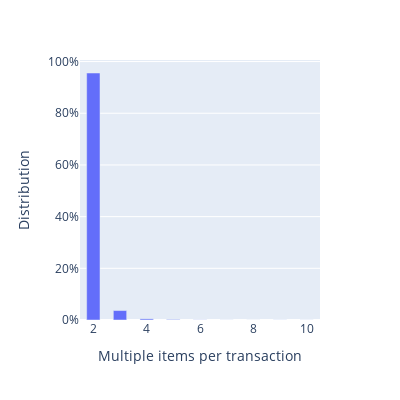

The code cell stored with this chart in its notebook:
### Code cell
# Mutiple items per transaction

import seaborn as sns

mutliple_items_per_transaction = grouped_mutliple_items["quantity"].value_counts()
mutliple_items_per_transaction.rename_axis("frequency")

# lenth_of_transactions

total = mutliple_items_per_transaction.values.sum()

import plotly.express as px
fig = px.bar(mutliple_items_per_transaction, x=mutliple_items_per_transaction.index, y=mutliple_items_per_transaction.values/total,width=400, height=400)
fig.update_traces(width=0.5)
fig.update_layout(
    xaxis_title="Multiple items per transaction",
    yaxis_tickformat ='0%',
    xaxis_tickformat = ',d',
    yaxis_title="Distribution",
    legend_title="Multiple items per transaction distribution",)

fig.show()

### Figure 1 — Plotly figure (JSON) as saved in the notebook; plotly's stock layout.template omitted (floating-point values rounded to 4 significant figures)
{"data": [{"alignmentgroup": "True", "hovertemplate": "index=%{x}<br>y=%{y}<extra></extra>", "legendgroup": "", "marker": {"color": "#636efa", "pattern": {"shape": ""}}, "name": "", "offsetgroup": "", "orientation": "v", "showlegend": false, "textposition": "auto", "type": "bar", "width": 0.5, "x": [2, 3, 4, 5, 6, 9, 10, 7, 8], "xaxis": "x", "y": [0.9557, 0.03655, 0.004445, 0.001976, 0.0004939, 0.0002964, 0.0001976, 0.0001976, 9.878e-05], "yaxis": "y"}], "layout": {"barmode": "relative", "height": 400, "legend": {"title": {"text": "Multiple items per transaction distribution"}, "tracegroupgap": 0}, "margin": {"t": 60}, "width": 400, "xaxis": {"anchor": "y", "domain": [0, 1], "tickformat": ",d", "title": {"text": "Multiple items per transaction"}}, "yaxis": {"anchor": "x", "domain": [0, 1], "tickformat": "0%", "title": {"text": "Distribution"}}}}
